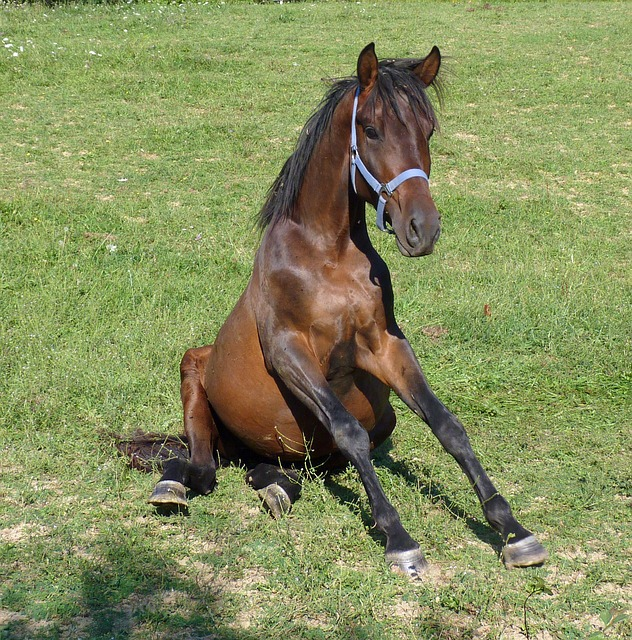
#> input picture database/all_imgs/horse-12.jpeg, 632 x 640 px, given in place of horse-51.jpeg, which was not available
$ python brightness_color_variety.py
#> lines starting #> are read from the running program, lines starting #| are printed output that depends on the picture; long printed decimals are rounded; pictures that were not available may be replaced by others from this repository, and a replacement may not be noted
import cv2
import numpy as np
import pandas as pd

data = []

for index in range(51, 54):
    image = cv2.imread('all_imgs/horse-' + str(index) + '.jpeg')
#> image is the input picture: shape (640, 632, 3); mean B, G, R 93.5, 142.2, 134.4
    gray_image = cv2.cvtColor(image, cv2.COLOR_BGR2GRAY)
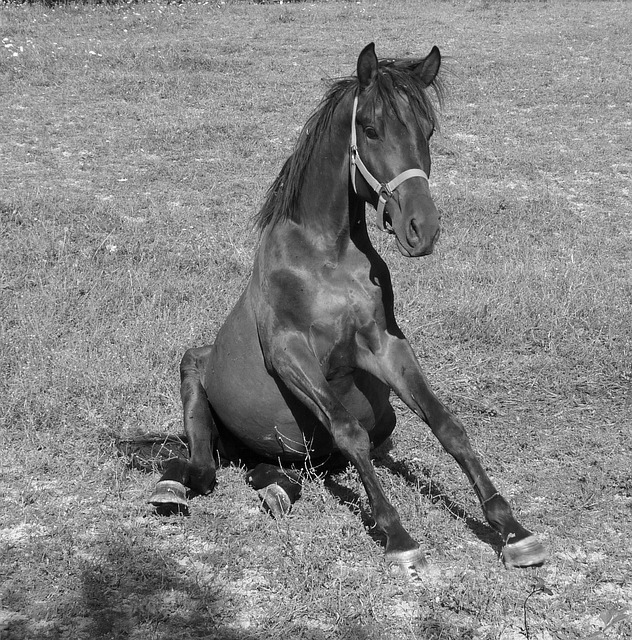
#> gray_image: shape (640, 632); min 0, max 255, mean 134.3
    image_rgb = cv2.cvtColor(image, cv2.COLOR_BGR2RGB)

    average_intensity = 0
    num_pixels = gray_image.shape[0] * gray_image.shape[1]
#> num_pixels = 404480

    means, stds = cv2.meanStdDev(image_rgb)
#> means = [134.4, 142.2, 93.51]; stds = [43.91, 49.36, 37.31]

    mean_r, mean_g, mean_b = means
#> mean_r = [134.4]; mean_g = [142.2]; mean_b = [93.51]
    std_r, std_g, std_b = stds
#> std_r = [43.91]; std_g = [49.36]; std_b = [37.31]

    for i in range(gray_image.shape[0]):
        for j in range(gray_image.shape[1]):
            average_intensity += gray_image[i, j]
#> after the loop, average_intensity = 54324013


    print("Image " + str(index))
    average_intensity /= num_pixels
#> average_intensity = 134.3
    print("Average intensity:", average_intensity)
#| Average intensity: 134.306

    color_variance = np.mean([std_r, std_g, std_b])
#> color_variance = 43.52
    print("Color variance:", color_variance)
#| Color variance: 43.525

    data.append([average_intensity, color_variance])
#> pass 2 of the loop `for index in range(51, 54):`:
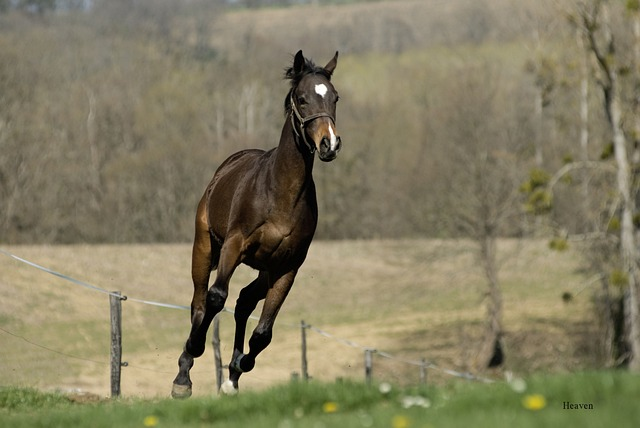
#> input picture database/all_imgs/horse-15.jpeg, 640 x 428 px, given in place of horse-52.jpeg, which was not available
#> image is the input picture: shape (428, 640, 3); mean B, G, R 97.1, 124.7, 130.9
#> `gray_image = cv2.cvtColor(image, cv2.COLOR_BGR2GRAY)`:
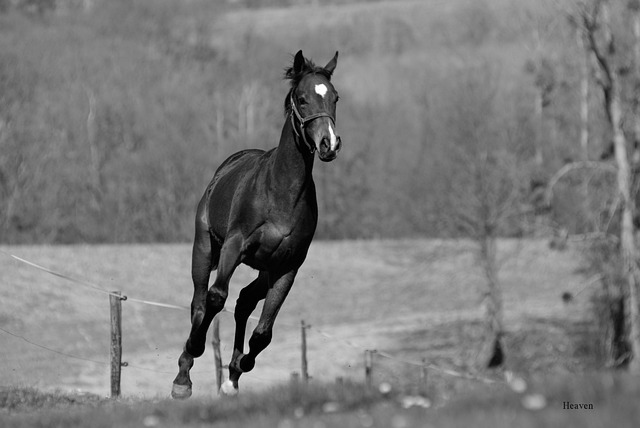
#> gray_image: shape (428, 640); min 0, max 255, mean 123.4
#> image_rgb: shape (428, 640, 3)
#> means = [130.9, 124.7, 97.09]; stds = [38.47, 36.11, 32.08]
#> mean_r = [130.9]; mean_g = [124.7]; mean_b = [97.09]
#> std_r = [38.47]; std_g = [36.11]; std_b = [32.08]
#> after the loop `for i in range(gray_image.shape[0]):`: average_intensity = 33804202
#> `average_intensity /= num_pixels`: average_intensity = 123.4
#| Average intensity: 123.409
#> color_variance = 35.55
#| Color variance: 35.553

#Colummns
columns = ['intensity', 'color variance']

# Create a DataFrame
df = pd.DataFrame(data, columns=columns)
#> df = table of 3 rows and 2 columns

# Write the DataFrame to an Excel file
df.to_excel('data.xlsx', index=False)
